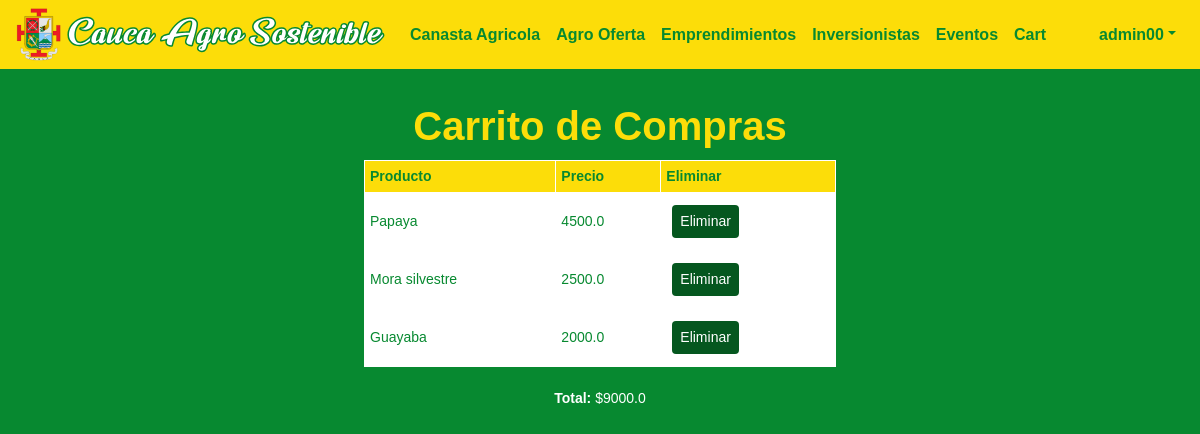
/cart (signed in), run on an earlier commit of the app's database.
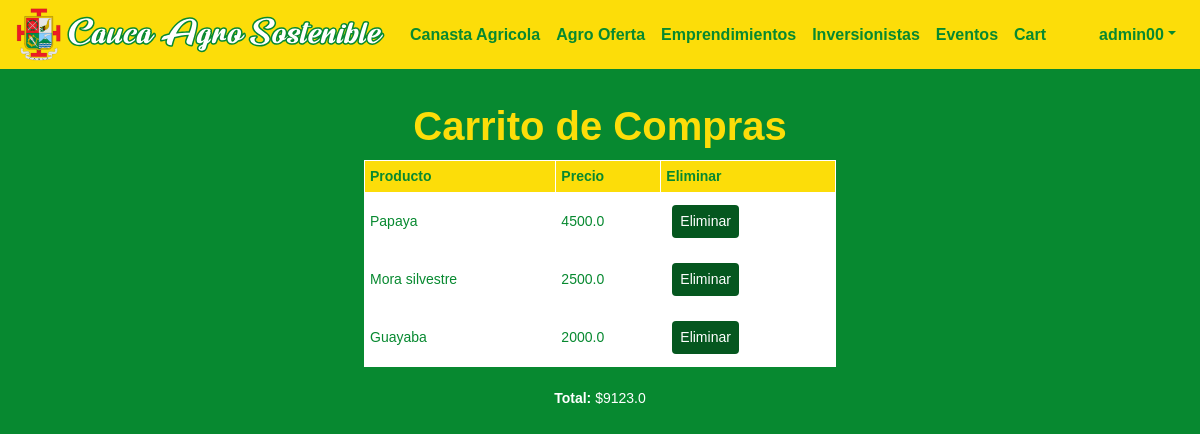
And on a later commit of the database.
### caucaSostenible/models.py (models this page shows)
class Bill(models.Model):
   user = models.ForeignKey(User, on_delete=models.CASCADE)
   total = models.FloatField()

### caucaSostenible/views.py (the view)
# urls.py: path("cart", views.cart_view, name="cart"),
def cart_view(request):
    bill = Bill.objects.get(user=request.user)
    if bill:
        billDetails = BillDetail.objects.all().filter(bill=bill)
    return render(request, "general/cart.html", {"bill": bill, "billDetails": billDetails})

### caucaSostenible/templates/general/cart.html (shortened to what this page needs)
{% extends "general/layout.html" %}
{% load static %}
{% load mathfilters %}
{% block body %}
<div id="main-container">
    <h1>
        <center>Carrito de Compras</center>
    </h1>
    <center>
        {% if billDetails %}
            <table>
                <thead>
                    <th><b>Producto</b></th>
                    <th><b>Precio</b></th>
                    <th><b>Eliminar</b></th>
                </thead>
                <tbody>
                    {% for billDetail in billDetails %}
                    <tr>
                        <td>{{billDetail.product.name}}</td>
                        <td>{{billDetail.product.price|sub:billDetail.product.discount}}</td>
                        <td>
                            <button class="common-button" onclick="removeProduct('{{billDetail.product.id}}')">Eliminar</button>
                        </td>
                    </tr>
                    {% endfor %}
                </tbody>
            </table>
            <br>
            <p class="common-text"><b>Total:</b> ${{bill.total}}</p>
        {% else %}
            <p class="common-text">No hay productos aun.</p>
        {% endif %}
    </center>
{% endblock %}

What changed in the data, as far as the page shows it:
changed Bill: total "9000.0" → "9123.0"
